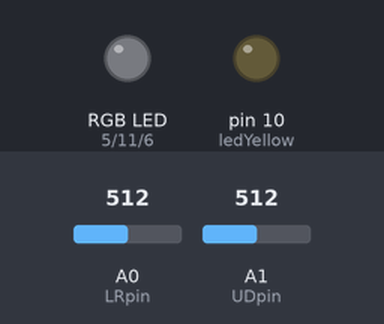
Recording of a sketch running on a simulated Arduino Uno, built with avr-gcc and run on an emulated ATmega328P. Parts: an RGB LED mixed from three pins (HIGH = lit), output pins drawn as LEDs (lit = HIGH). The inputs (shaded band) are chosen by the test bench; at power-on: A0 (LRpin) = 512, A1 (UDpin) = 512. Dim RGB values are drawn brighter than linear.

Above: at 1.2 s.
1.3 s: A0 (LRpin) set to 716
At 2.5 s:
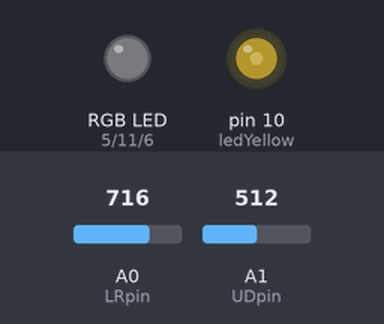
2.8 s: A1 (UDpin) set to 716
At 3.6 s:
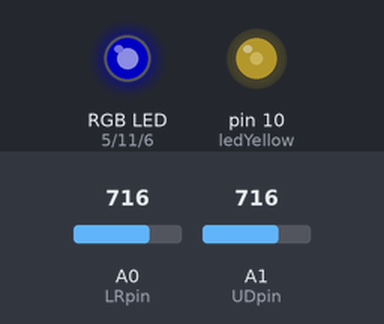
4.3 s: A0 (LRpin) set to 900
At 4.7 s:
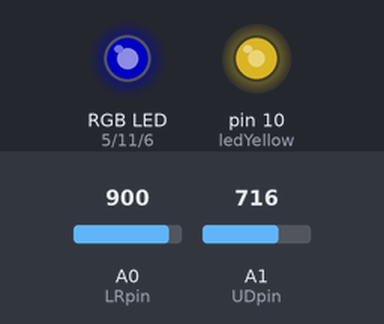
5.8 s: A1 (UDpin) set to 900
At 7.0 s:
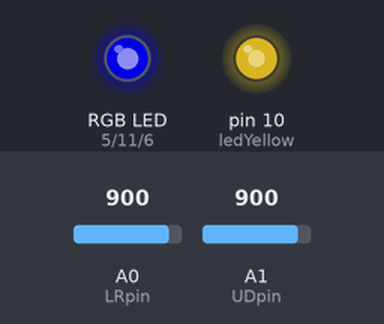
7.3 s: A0 (LRpin) set to 1023
At 8.2 s:
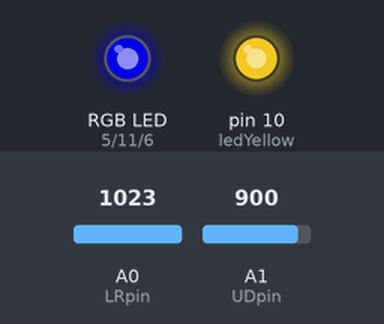
8.8 s: A1 (UDpin) set to 1023
At 9.4 s:
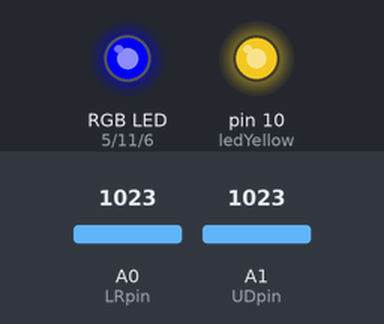
Timing chart, 0 to 11.3 s (numbered marks = the images above; inputs shaded):
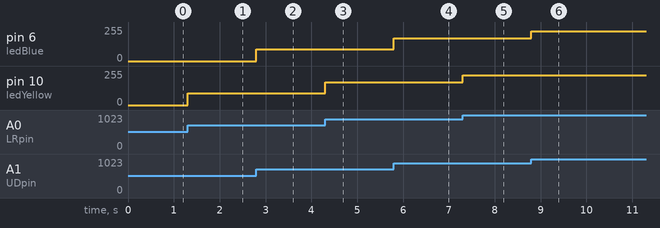

The sketch:

JoyStickMouseControl.ino
```cpp
const int LRpin = A0;
const int UDpin = A1;

int LR;
int UD;

int LR_neutral;
int UD_neutral;

const int ledRed = 5;
const int ledBlue = 6;
const int ledYellow = 10;
const int ledGreen = 11;

int R;
int B;
int Y;
int G;


void setup(){
  Serial.begin(9600);

  LR_neutral = analogRead(LRpin);
  UD_neutral = analogRead(UDpin);
}

void loop(){
  LR = analogRead(LRpin);
  UD = analogRead(UDpin);
  if(UD >= UD_neutral){
    R = 0;
    B = map(UD, UD_neutral, 1023,0,225);
  }
  else{
    B = 0;
    R = map(UD, UD_neutral, 0,0,225);
  }

  if(LR >= LR_neutral){
    G = 0;
    Y = map(LR, LR_neutral, 1023, 0, 225);
  }
  else{
    Y = 0;
    G = map(LR, LR_neutral, 0,0,225);
  }

  analogWrite(ledRed, R);
  analogWrite(ledBlue, B);
  analogWrite(ledYellow, Y);
  analogWrite(ledGreen, G);

  //float writeValue1 = (UD * 225.0) / 1023.0;
//float writeValue2 = (LR * 225.0) / 1023.0;

  //Serial.print("LR : ");
  //Serial.print(LR);
  //Serial.println("UD : ");
  //Serial.print(UD);
}
```

Measured:
- after the input at 1.3 s, pin 10 (ledYellow): 0/255 → 89/255 at once
- after the input at 2.8 s, pin 6 (ledBlue): 0/255 → 89/255 at once
- after the input at 4.3 s, pin 10 (ledYellow): 89/255 → 170/255 at once
- after the input at 5.8 s, pin 6 (ledBlue): 89/255 → 170/255 at once
- after the input at 7.3 s, pin 10 (ledYellow): 170/255 → 225/255 at once
- after the input at 8.8 s, pin 6 (ledBlue): 170/255 → 225/255 at once
